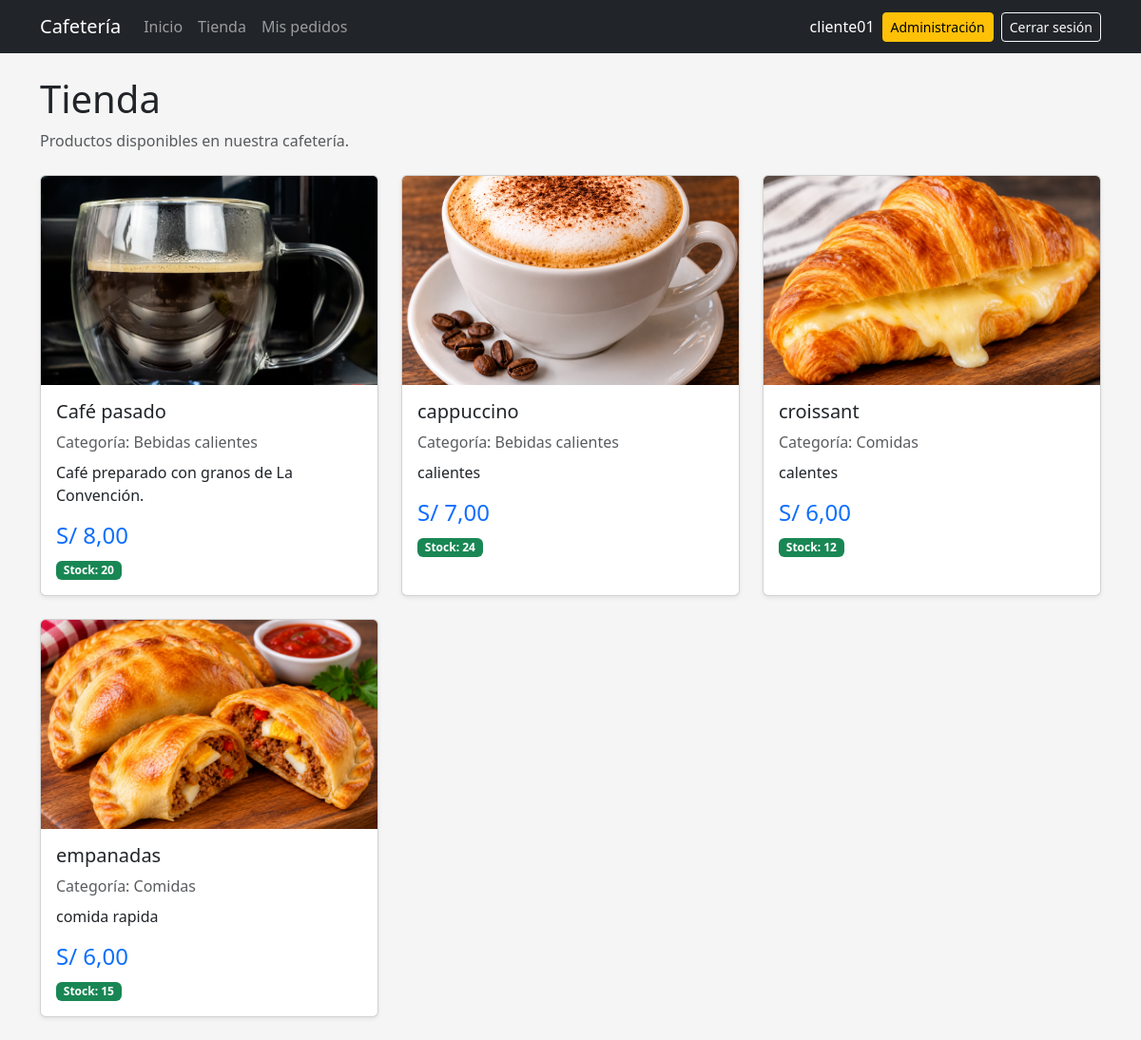
The app's page /tienda/ (signed in) with its own data.
### pedidos/models.py (models this page shows, shortened)
class Producto(models.Model):
    nombre = models.CharField(max_length=100)
    descripcion = models.TextField(blank=True)
    categoria = models.ForeignKey(
        Categoria,
        on_delete=models.SET_NULL,
        null=True,
        blank=True,
        related_name="productos",
    )
    precio = models.DecimalField(
        max_digits=8,
        decimal_places=2,
    )
    stock = models.PositiveIntegerField(default=0)
    imagen = models.ImageField(
        upload_to="productos/",
        blank=True,
    )
    activo = models.BooleanField(default=True)
    class Meta:
        ordering = ["nombre"]

class Categoria(models.Model):
    nombre = models.CharField(max_length=100)
    descripcion = models.TextField(blank=True)
    activo = models.BooleanField(default=True)
    class Meta:
        verbose_name = "Categoría"
        verbose_name_plural = "Categorías"
        ordering = ["nombre"]

### pedidos/views.py (the view)
@login_required
def tienda(request):
    productos = (
        Producto.objects
        .filter(activo=True)
        .select_related("categoria")
        .order_by("nombre")
    )
    return render(
        request,
        "tienda/lista.html",
        {
            "productos": productos,
        },
    )

### pedidos/templates/tienda/lista.html (shortened to what this page needs)
{% extends "base.html" %}
{% block content %}
<div class="mb-4">
    <h1>
        Tienda
    </h1>
    <p class="text-muted">
        Productos disponibles en nuestra cafetería.
    </p>
</div>
<div class="row g-4">
    {% for producto in productos %}
    <div class="col-md-6 col-lg-4">
        <div class="card h-100 shadow-sm">
            {% if producto.imagen %}
                <img
                    src="{{ producto.imagen.url }}"
                    class="card-img-top producto-imagen"
                    alt="{{ producto.nombre }}"
                >
            {% else %}
                <!-- Si no existe una imagen mostramos
                     un espacio informativo. -->
                <div class="producto-sin-imagen">
                    Sin imagen
                </div>
            {% endif %}
            <div class="card-body">
                <h5 class="card-title">
                    {{ producto.nombre }}
                </h5>
                <p class="text-muted mb-2">
                    Categoría:
                    {% if producto.categoria %}
                        {{ producto.categoria.nombre }}
                    {% else %}
                        Sin categoría
                    {% endif %}
                </p>
                <p class="card-text">
                    {{ producto.descripcion|default:"Sin descripción." }}
                </p>
                <h4 class="text-primary">
                    S/ {{ producto.precio }}
                </h4>
                {% if producto.stock > 0 %}
                    <span class="badge text-bg-success">
                        Stock: {{ producto.stock }}
                    </span>
                {% else %}
                    <span class="badge text-bg-danger">
                        Sin stock
                    </span>
                {% endif %}
            </div>
        </div>
    </div>
    {% endfor %}
</div>
{% endblock %}

### pedidos/templates/base.html (shortened to what this page needs)
{% load static %}
<!DOCTYPE html>
<html lang="es">
<head>
    <link
        href="https://cdn.jsdelivr.net/npm/bootstrap@5.3.3/dist/css/bootstrap.min.css"
        rel="stylesheet"
    >
    <link
        rel="stylesheet"
        href="{% static 'css/base.css' %}"
    >
</head>
<body>
{% if user.is_authenticated %}
<nav
    class="navbar navbar-expand-lg bg-dark"
    data-bs-theme="dark"
>
    <div class="container">
        <a
            class="navbar-brand"
            href="{% url 'inicio' %}"
        >
            Cafetería
        </a>
        <div
            class="collapse navbar-collapse"
            id="menuPrincipal"
        >
            <div class="navbar-nav me-auto">
                <a
                    class="nav-link"
                    href="{% url 'inicio' %}"
                >
                    Inicio
                </a>
                <a
                    class="nav-link"
                    href="{% url 'tienda' %}"
                >
                    Tienda
                </a>
                <a
                    class="nav-link"
                    href="{% url 'mis_pedidos' %}"
                >
                    Mis pedidos
                </a>
            </div>
            <div class="d-flex align-items-center gap-2">
                <span class="navbar-text text-white">
                    {{ user.username }}
                </span>
                {% if user.is_staff %}
                <a
                    href="{% url 'admin:index' %}"
                    class="btn btn-warning btn-sm"
                >
                    Administración
                </a>
                {% endif %}
                <form
                    method="post"
                    action="{% url 'logout' %}"
                    class="m-0"
                >
                    <button
                        type="submit"
                        class="btn btn-outline-light btn-sm"
                    >
                        Cerrar sesión
                    </button>
                </form>
            </div>
        </div>
    </div>
</nav>
{% endif %}
<main class="container py-4">
    {% block content %}
    {% endblock %}
</main>
</body>
</html>

### static/css/base.css (style rules this page uses)
body { background-color: #f4f4f4; }
.navbar form { width: auto; }
.navbar form button { width: auto; }
body { background-color: #f5f5f5; }
.producto-imagen { height: 220px; object-fit: cover; }
.card { transition: transform 0.2s; }

### records on screen
Producto: imagen (picture), nombre "Café pasado", categoria.nombre "Bebidas calientes", descripcion "Café preparado con granos de La Convención.", precio "8,00", stock "20"
Producto: imagen (picture), nombre "cappuccino", categoria.nombre "Bebidas calientes", descripcion "calientes", precio "7,00", stock "24"
Producto: imagen (picture), nombre "croissant", categoria.nombre "Comidas", descripcion "calentes", precio "6,00", stock "12"
Producto: imagen (picture), nombre "empanadas", categoria.nombre "Comidas", descripcion "comida rapida", precio "6,00", stock "15"

### other values on screen
{{ user.username }} "cliente01"
